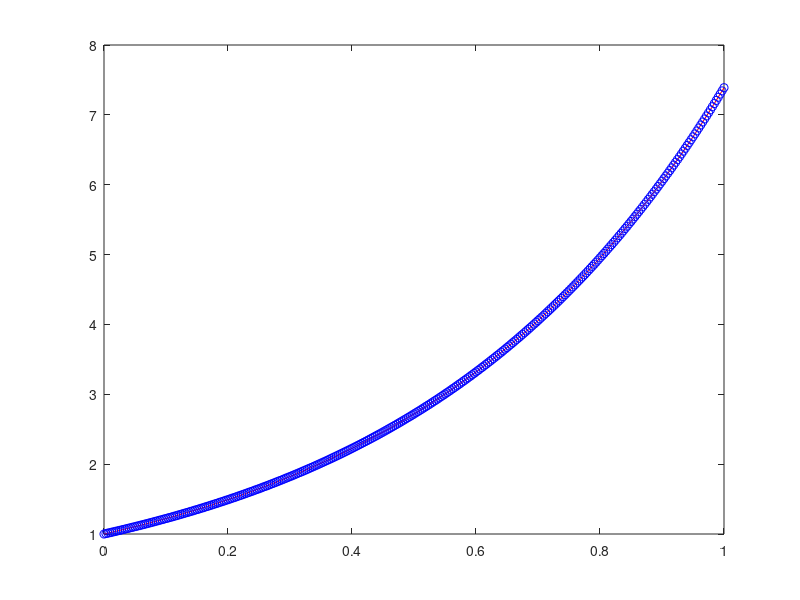

Write the MATLAB code that produced this figure.
clear all
close all

format long

%%%
% Four-Stage RK for ODE
% 4-th order Adams-Bashford
% dy/dt = lambda y, [0,1]
% y(0) = y_0

% check error
%%%

lambda = 2;
y0 = 1;

  
% four-state RK method for initialization
alpha1 = 1/6;
alpha2 = 1/3;
alpha3 = 1/3;
alpha4 = 1/6;
lambda21 = 1/2;
lambda31 = 0;
lambda32 = 1/2;
lambda41 = 0;
lambda42 = 0;
lambda43 = 1;
mu2 = lambda21;
mu3 = lambda31+lambda32; 
mu4 = lambda41+lambda42+lambda43;

% 4-th order Adams-Bashford 



Error = []; 

for N = [10 20 40 80 160 320]
    h = 1/N;
    x = [0:h:1];
    %exact solution
    y = y0*exp(lambda*x);
    %Improved Euler
    uf = zeros(1,N+1); 
    
    uf(1) = y0; 
    
    for n = 1:3
        k1 = lambda*uf(n);
        k2 = lambda*(uf(n)+lambda21*h*k1);
        k3 = lambda*(uf(n)+lambda31*h*k1+lambda32*h*k2);
        k4 = lambda*(uf(n)+lambda41*h*k1+lambda42*h*k2+lambda43*h*k3);
        uf(n+1) = uf(n)+h*(alpha1*k1+alpha2*k2+alpha3*k3+alpha4*k4); 
    end
    
    for n=5:N+1
        k1 = lambda*uf(n-1);
        k2 = lambda*uf(n-2);
        k3 = lambda*uf(n-3);
        k4 = lambda*uf(n-4);
        
        uf(n) = uf(n-1) + h/24*(55*k1-59*k2+37*k3-9*k4);
    end
    
    plot(x,y,'r', x, uf, 'bo');
    Error = [Error; norm(uf-y,inf)];
    
    pause
    
end

Error 